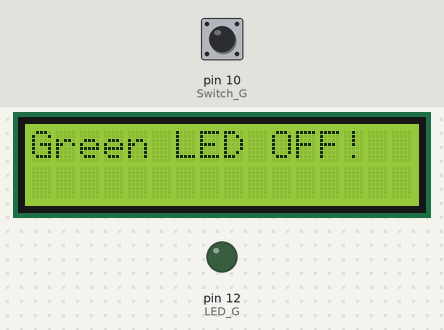
Bench run of a program on a simulated Raspberry Pi (header pin numbers). On the bench: 16×2 character LCD, output pins drawn as LEDs (lit = HIGH). Inputs (shaded band) come from the test bench; at power-on: pin 10 (Switch_G) LOW. Library files of the repository ran but are not shown: I2C_driver.py; what the program prints to the terminal is not drawn.

Above: at 1.4 s.
1.5 s: pin 10 (Switch_G) pulled HIGH for 0.65 s
At 1.91 s:
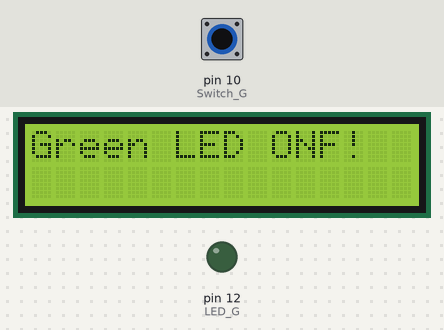
At 2.3 s:
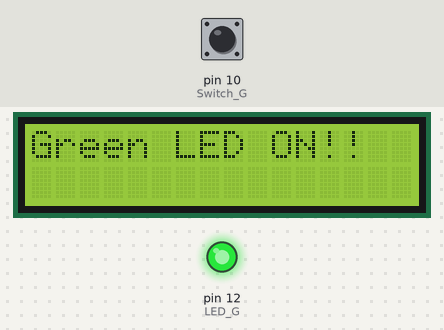
3.9 s: pin 10 (Switch_G) pulled HIGH for 3.2 s
At 7.36 s:
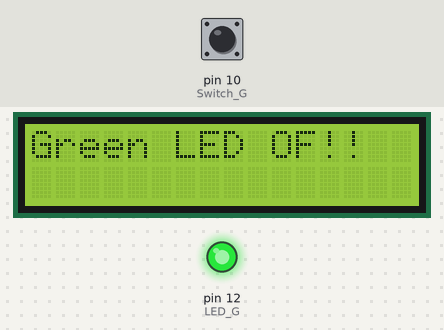
Timing chart, 0 to 8.9 s (numbered marks = the images above; inputs shaded):
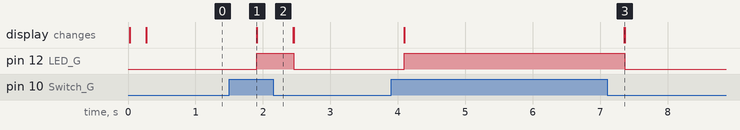

Measured:
- after the input at 1.5 s, pin 12 (LED_G): LOW → HIGH after 0.41 s, → LOW 0.55 s later; the display: changes after 0.41 s (image 1)
- after the input at 3.9 s, pin 12 (LED_G): LOW → HIGH after 0.20 s, → LOW 3.3 s later; the display: first changes after 0.19 s (image 3 shows a later state)

The program:

LCD_RGB_SW.py
```python
import RPi.GPIO as GPIO
import I2C_driver as LCD
import time

Switch_G = 10
#Switch_B = 15
#Switch_R = 22
LED_G = 12
#LED_B = 16
#LED_R = 18
mylcd = LCD.lcd()

GPIO.setwarnings(False)
GPIO.setmode(GPIO.BOARD)

def main():
  GPIO.setup(Switch_G, GPIO.IN, pull_up_down=GPIO.PUD_DOWN)
  GPIO.setup(LED_G, GPIO.OUT, initial=GPIO.LOW)
  #GPIO.setup(Switch_B, GPIO.IN, pull_up_down=GPIO.PUD_DOWN)
  #GPIO.setup(LED_B, GPIO.OUT, initial=GPIO.LOW)
  #GPIO.setup(Switch_R, GPIO.IN, pull_up_down=GPIO.PUD_DOWN)
  #GPIO.setup(LED_R, GPIO.OUT, initial=GPIO.LOW)

  try:
    while True:
      if GPIO.input(Switch_G) == GPIO.HIGH: #elif copy
        print("LED ON!")
        mylcd.lcd_display_string("Green LED ON!",1)
        GPIO.output(LED_G, GPIO.HIGH)
        time.sleep(0.5)
      else:
        print("LED OFF!")
        mylcd.lcd_display_string("Green LED OFF!",1)
        GPIO.output(LED_G, GPIO.LOW)
        time.sleep(0.5)

  finally:
    GPIO.cleanup()

if __name__ == '__main__':
    main()
```
